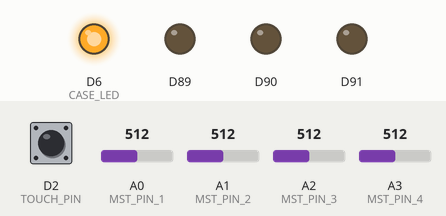
Bench run of a program on a simulated Arduino MKR. On the bench: output pins drawn as LEDs (lit = HIGH). The inputs (shaded band) are chosen by the test bench; at power-on: D2 (TOUCH_PIN) HIGH, A0 (MST_PIN_1) = 512, A1 (MST_PIN_2) = 512, A2 (MST_PIN_3) = 512, A3 (MST_PIN_4) = 512. No MQTT or app messages arrive unless stated.

Above: at 0.1 s.
At 12.0 s:
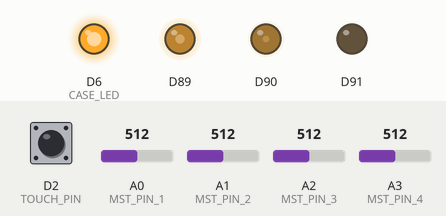
At 22.3 s:
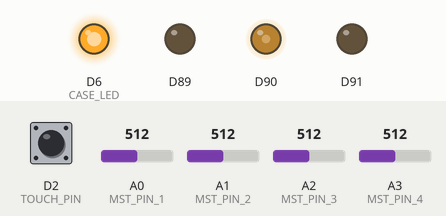
At 34.5 s:
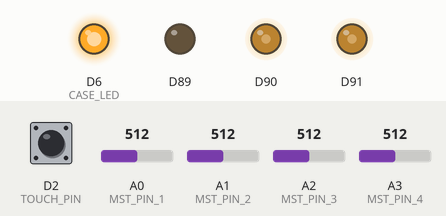
At 46.9 s:
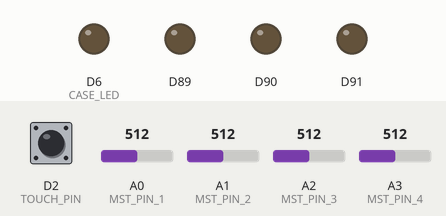
Timing chart, 0 to 48.4 s (numbered marks = the images above):
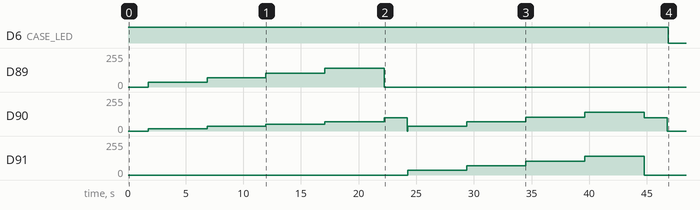

The program:

main.cpp
```cpp
/*
  Arduino/PlatformIO project implementing a plant monitoring sensor.
  Data is transmission with MQTT over WiFi. Supports TLS. Does not support client certificates.
  Implements MQTT Discovery protocol for automatic device discovery and configuration for Home Assistant.

  Changes:
  [1.1] --------------
  > Improvemets to dynamic moisture sensor configuration in setup()
    - Sensor specific strings are now placed in char arrays before assigning to mdev to avoid an issue with serializeJson() and char* assignment
    - Constant portions of concatenated strings are now assigned to const char arrays within scope for better parameter readability
    - Removed helper functions from string concatenation. Now calls snprintf directly instead
    - Removed static sized mdev definition and related methods from local Mqtt Utility implementation
  [1.2] --------------
  > Another fix to moisture sensor configuration
   i: Issue with serializeJson() persisted in some cases after fix in 1.1
    - Copying mdev pointer contents to method-scoped char arrays before assigning to JsonDocument prevents the issue
    - Improved some variable naming in setup() (dht json docs, moisture sensor char arrays)
  [1.3] --------------
  > Critical bug fix
    - Moisture sensor calibration cap values were being incorrectly saved to base

  Board(s):
    - Arduino MKR WiFi 1010
    - Arduino Nano 33 IoT (platformio.ini env not configured)
  Sensors:
    - Up to 7 analog soil moisture sensors, capacitive or resistive
    - DHT22 Temperature & Humidity sensor (optional)
  Device designation:
    - GreenB

  Author: Ilari Mattsson
  Project MKR1010_Indoor_Plant_Monitor
  File: main.cpp
  Version: 1.2
*/

#include <Arduino.h>
#include <ArduinoJson.h>
#include <ArduinoMqttClient.h>
#include <DHT.h>
#include <WiFiNINA.h>
#include <utility/wifi_drv.h>
#include "arduino_secrets.h"
#include "local_utils.h"
#include <Mqtt_Utility.h>

// ------- Globals ------------
// > Pins
#define MST_COUNT 4 // Number of moisture sensors (only used for validation)
#define MST_PIN_1 A0
#define MST_PIN_2 A1
#define MST_PIN_3 A2
#define MST_PIN_4 A3
// #define MST_PIN_5 A4
// #define MST_PIN_6 A5
// #define MST_PIN_7 A6
#define CASE_LED LED_BUILTIN
#define DHTPIN 1
#define TOUCH_PIN 2
#define RGB_R_PIN 25
#define RGB_G_PIN 26
#define RGB_B_PIN 27
// > Configuration
const bool is_capacitive = true;
const long interval = 300000;
unsigned long previous = 0;
bool is_rgb_set = false;
const unsigned short sensor_timeout = 3600;
// > Sensors
mst_sen_arr* mst_arr;
int mst_arr_size;
DHT dht (DHTPIN, DHT22);
float temp, hum;

// ------- WiFi & MQTT --------
// > Secrets (include/arduino_secrets.h)
char ssid[] = S_SSID;
char psk[] = S_PASS;
char host[] = S_MQTT_ADDR;
uint16_t port = S_MQTT_PORT;
char user[] = S_MQTT_USER;
char pass[] = S_MQTT_PASS;
// > MQTT topics
const char state_topic[] = "homeassistant/sensor/greenB/state";
// > Global Classes
WiFiClient wifiClient;
// WiFiSSLClient wifiClient;
MqttClient mqttClient(wifiClient);
MqttUtility mqttUtil(wifiClient, mqttClient, ssid, psk, host, port);

// Function declarations
//
void measureData();
void sendData();
int setMoistureCap(uint8_t, bool);
int setMoistureBase(uint8_t, bool);
void rgbLed(uint8_t, uint8_t, uint8_t);
void makeSenArray();

void setup() {
  pinMode(CASE_LED, OUTPUT);
  pinMode(TOUCH_PIN, INPUT);
  digitalWrite(CASE_LED, HIGH);
  delay(50);

  makeSenArray();
  delay(50);

  if (strlen(user) > 0 && strlen(pass) > 0) {
    mqttUtil.setMqttUser(user, pass);
  }
  delay(50);
  if(mqttUtil.init() != CONN_CONNECTED) while(1);
  delay(50);

  int r_max, g_max, b_max;
  // Calibration - Base(Dry)
  rgbLed(100, 50, 0);
  r_max = 140;
  g_max = 70;
  b_max = 0;
  while(digitalRead(TOUCH_PIN) != HIGH);
  for (int i = 0; i < mst_arr_size; i++){
    rgbLed(r_max*(i+1)/mst_arr_size, g_max*(i+1)/mst_arr_size, b_max*(i+1)/mst_arr_size);
    (*mst_arr)[i].base = setMoistureBase((*mst_arr)[i].pin, is_capacitive);
    delay(100);
  }
  delay(50);
  rgbLed(0, 100, 0);
  delay(2000);
  rgbLed(0, 0, 0);
  delay(50);

  // Calibration - Cap(Wet)
  rgbLed(0, 100, 100);
  r_max = 0;
  g_max = 140;
  b_max = 140;
  while(digitalRead(TOUCH_PIN) != HIGH);
  for (int i = 0; i < mst_arr_size; i++){
    rgbLed(r_max*(i+1)/mst_arr_size, g_max*(i+1)/mst_arr_size, b_max*(i+1)/mst_arr_size);
    (*mst_arr)[i].cap = setMoistureCap((*mst_arr)[i].pin, is_capacitive);
    delay(100);
  }
  delay(50);
  rgbLed(0, 100, 0);
  delay(2000);
  rgbLed(0, 0, 0);
  delay(50);

  for (int i = 0; i < mst_arr_size; i++){
    const char name_h[]="Green B Soil Moisture", id_h[]="greenBsoil", val_h[]="{{ value_json.", val_t[]=" }}", conf_h[]="homeassistant/sensor/greenBM", conf_t[]="/config";

    char conf_topic[strlen(conf_h) + strlen((*mst_arr)[i].id) + strlen(conf_t) + 1];
    snprintf(conf_topic, strlen(conf_h) + strlen((*mst_arr)[i].id) + strlen(conf_t) + 1, "%s%s%s", conf_h, (*mst_arr)[i].id, conf_t);

    char name[strlen(name_h) + strlen((*mst_arr)[i].id) + 1];
    snprintf(name, strlen(name_h) + strlen((*mst_arr)[i].id) + 1, "%s%s", name_h, (*mst_arr)[i].id);

    char uniq_id[strlen(id_h) + strlen((*mst_arr)[i].id) + 1];
    snprintf(uniq_id, strlen(id_h) + strlen((*mst_arr)[i].id) + 1, "%s%s", id_h, (*mst_arr)[i].id);

    char val_tpl[strlen(val_h) + strlen((*mst_arr)[i].val_id) + strlen(val_t) + 1];
    snprintf(val_tpl, strlen(val_h) + strlen((*mst_arr)[i].val_id) + strlen(val_t) + 1, "%s%s%s", val_h, (*mst_arr)[i].val_id, val_t);

    mdev dev = { conf_topic, "moisture", sensor_timeout, name, state_topic, uniq_id, "%", val_tpl };
    mqttUtil.configureTopic(&dev);
  }

  #ifdef DHTPIN
  dht.begin();
  const char dht_temp_conf_t[] = "homeassistant/sensor/greenBT/config";
  const char dht_hum_conf_t[] = "homeassistant/sensor/greenBH/config";
  mdev dht_t_dev = { dht_temp_conf_t, "temperature", sensor_timeout, "GreenB Air Temperature", state_topic, "greenBtemp", "°C", "{{ value_json.temp | round(2) }}" };
  mqttUtil.configureTopic(&dht_t_dev);
  mdev dht_h_dev = { dht_hum_conf_t, "humidity", sensor_timeout, "GreenB Air Humidity", state_topic, "greenBhum", "%", "{{ value_json.hum | round(1) }}" };
  mqttUtil.configureTopic(&dht_h_dev);
  #endif

  delay(50);
  digitalWrite(CASE_LED, LOW);
}

void loop() {
  mqttUtil.pollMqtt();
  unsigned long current = millis();

  if (current - previous >= interval) {
    previous = current;
    digitalWrite(CASE_LED, HIGH);
    measureData();
    sendData();
    digitalWrite(CASE_LED, LOW);
  }
  delay(1000);
}


// Function definitions
//
void measureData() {
  short lp = 40;
  int raw;
  for(int k=0; k < mst_arr_size; k++){
    (*mst_arr)[k].sum = 0;
  }

  for(int i=0; i<lp; i++){
    for(int k=0; k < mst_arr_size; k++){
      // Constrain values to avoid mapping issues
      raw = constrain(analogRead((*mst_arr)[k].pin), (*mst_arr)[k].cap, (*mst_arr)[k].base);
      (*mst_arr)[k].sum += raw;
    }
    delay(100);
  }

  for(int k=0; k < mst_arr_size; k++){
    (*mst_arr)[k].val = map((*mst_arr)[k].sum/lp, (*mst_arr)[k].cap, (*mst_arr)[k].base, 100, 0);
  }

  do {
    temp = dht.readTemperature();
    hum = dht.readHumidity();
  } while (isnan(temp) || isnan(hum));
  return;
}

void sendData() {
    JsonDocument doc;
    for(int i=0; i<mst_arr_size; i++){
      doc[(*mst_arr)[i].val_id] = (*mst_arr)[i].val;
    }
    #ifdef DHTPIN
    doc["temp"] = temp;
    doc["hum"] = hum;
    #endif
    int len = measureJson(doc);
    char output[len++];
    serializeJson(doc, output, len);
    mqttUtil.checkConnection();
    mqttUtil.sendPackets(doc, state_topic);
    return;
}

int setMoistureCap(uint8_t sensor_pin, bool is_capacitive){
  unsigned long start = millis();
  int moisture_cap;

  if(is_capacitive){
    moisture_cap = 0;
    while(millis() - start < 5000){
      int mst = analogRead(sensor_pin);
      if(mst > moisture_cap){
        moisture_cap = mst;
      }
      delay(100);
    }
  } else {
    moisture_cap = 2000;
    while(millis() - start < 5000){
      int mst = analogRead(sensor_pin);
      if(mst < moisture_cap){
        moisture_cap = mst;
      }
      delay(100);
    }
  }
  return moisture_cap;
}


int setMoistureBase(uint8_t sensor_pin, bool is_capacitive){
  unsigned long start = millis();
  int moisture_base;

  if(is_capacitive){
    moisture_base = 2000;
    while(millis() - start < 5000){
      int mst = analogRead(sensor_pin);
      if(mst < moisture_base){
        moisture_base = mst;
      }
      delay(100);
    }
  } else {
    moisture_base = 0;
    while(millis() - start < 5000){
      int mst = analogRead(sensor_pin);
      if(mst > moisture_base){
        moisture_base = mst;
      }
      delay(100);
    }
  }
  return moisture_base;
}

/**
 * WiFiNINA boards: control built-in RGB LED
*/
void rgbLed(uint8_t r, uint8_t g, uint8_t b) {
  if(!is_rgb_set){
    WiFiDrv::pinMode(RGB_R_PIN, OUTPUT);
    WiFiDrv::pinMode(RGB_G_PIN, OUTPUT);
    WiFiDrv::pinMode(RGB_B_PIN, OUTPUT);
    is_rgb_set = true;
  }
  WiFiDrv::analogWrite(RGB_R_PIN, r);
  WiFiDrv::analogWrite(RGB_G_PIN, g);
  WiFiDrv::analogWrite(RGB_B_PIN, b);
}

/**
 * Validate moisture sensor definitions then create a new array of sensor definitions and save to global.
 */
void makeSenArray() {
  // Verify sensor pin count
  int c = 0;
  #ifdef MST_PIN_1
  c++;
  #endif
  #ifdef MST_PIN_2
  c++;
  #endif
  #ifdef MST_PIN_3
  c++;
  #endif
  #ifdef MST_PIN_4
  c++;
  #endif
  #ifdef MST_PIN_5
  c++;
  #endif
  #ifdef MST_PIN_6
  c++;
  #endif
  #ifdef MST_PIN_7
  c++;
  #endif
  if(c!=MST_COUNT) {
    rgbLed(100,0,0);
    while(1);
  }

  // Gather pin assignments
  uint8_t pin_arr[c];
  int n = 0;
  #ifdef MST_PIN_1
  pin_arr[n]=MST_PIN_1;
  n++;
  #endif
  #ifdef MST_PIN_2
  pin_arr[n]=MST_PIN_2;
  n++;
  #endif
  #ifdef MST_PIN_3
  pin_arr[n]=MST_PIN_3;
  n++;
  #endif
  #ifdef MST_PIN_4
  pin_arr[n]=MST_PIN_4;
  n++;
  #endif
  #ifdef MST_PIN_5
  pin_arr[n]=MST_PIN_5;
  n++;
  #endif
  #ifdef MST_PIN_6
  pin_arr[n]=MST_PIN_6;
  n++;
  #endif
  #ifdef MST_PIN_7
  pin_arr[n]=MST_PIN_7;
  n++;
  #endif

  // Allocate and populate new sensor array
  mst_sen_arr* new_arr = (mst_sen_arr*)malloc(c * sizeof(mst_sen));
  for(int k = 0; k<c; k++){
    (*new_arr)[k] = { pin_arr[k], 0, 0, 0, 0 };
    snprintf((*new_arr)[k].id, sizeof((*new_arr)[k].id), "%d", k+1);
    snprintf((*new_arr)[k].val_id, sizeof((*new_arr)[k].val_id), "%s%d", "smst", k+1);
  }

  mst_arr_size = c; // Save array size to global
  mst_arr = new_arr;  // Save new array to global
  return;
}
```

arduino_secrets_example.h
```cpp
#define S_SSID "your_network_ssid"
#define S_PASS "your_network_passphrase"
#define S_MQTT_PORT 1883    // Default ports 1883 / 8883 (SSL)
#define S_MQTT_ADDR "0.0.0.0"
#define S_MQTT_USER "username"
#define S_MQTT_PASS "password"
```

local_utils.h
```cpp
/*
  Author: Ilari Mattsson
  project: MKR1010_Indoor_Plant_Monitor
  File: local_utils.h
*/

typedef struct moisture_sensor {
  uint8_t pin;
  short val;
  long sum;
  short base;
  short cap;
  // bool capacitive;
  char id[10];
  char val_id[20];
} mst_sen;

typedef mst_sen mst_sen_arr[];
```
